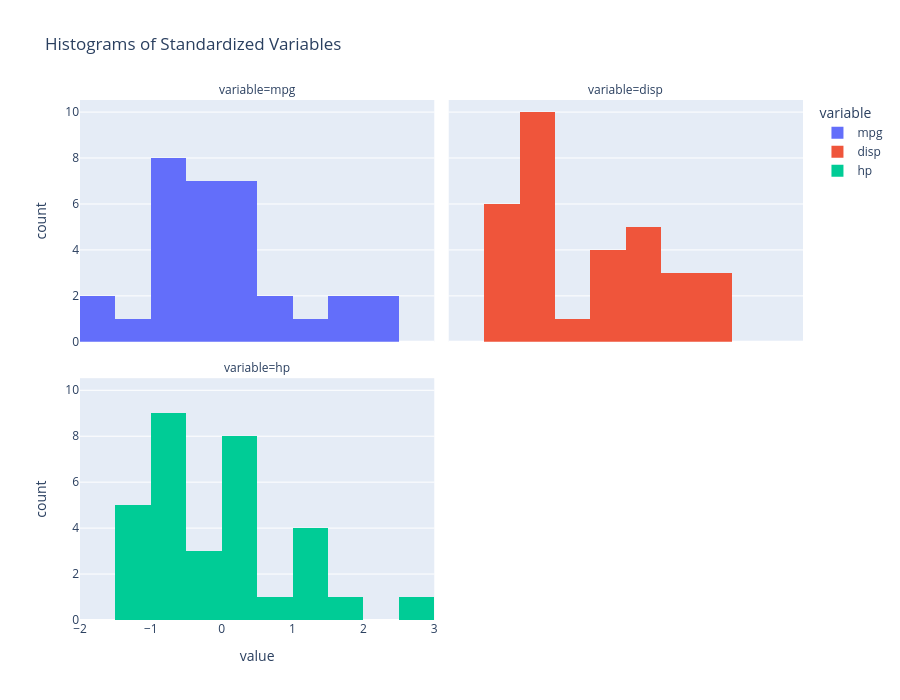

The code cell stored with this chart in its notebook:
### Code cell
fig = px.histogram(
    cars_select,
    x=['mpg', 'disp', 'hp'],
    facet_col='variable',
    facet_col_wrap=2,
    nbins=10,
    title="Histograms of Standardized Variables"
)

fig.update_layout(
    height=700,
    width=900
)

fig.show()

### Figure 1 — Plotly figure (JSON) as saved in the notebook; plotly's stock layout.template omitted (floating-point values rounded to 4 significant figures)
{"data": [{"bingroup": "x", "hovertemplate": "variable=mpg<br>value=%{x}<br>count=%{y}<extra></extra>", "legendgroup": "mpg", "marker": {"color": "#636efa", "pattern": {"shape": ""}}, "name": "mpg", "nbinsx": 10, "orientation": "v", "showlegend": true, "type": "histogram", "x": [0.1533, 0.1533, 0.4567, 0.2207, -0.2344, -0.3356, -0.9762, 0.7265, 0.4567, -0.1501, -0.3861, -0.6222, -0.4704, -0.8244, -1.634, -1.634, -0.9087, 2.075, 1.738, 2.328, 0.2376, -0.7739, -0.8244, -1.145, -0.1501, 1.215, 0.9962, 1.738, -0.7233, -0.06585, -0.8582, 0.2207], "xaxis": "x3", "yaxis": "y3"}, {"bingroup": "x", "hovertemplate": "variable=disp<br>value=%{x}<br>count=%{y}<extra></extra>", "legendgroup": "disp", "marker": {"color": "#EF553B", "pattern": {"shape": ""}}, "name": "disp", "nbinsx": 10, "orientation": "v", "showlegend": true, "type": "histogram", "x": [-0.5798, -0.5798, -1.006, 0.2236, 1.06, -0.04691, 1.06, -0.6888, -0.7371, -0.5174, -0.5174, 0.3695, 0.3695, 0.3695, 1.978, 1.88, 1.716, -1.246, -1.271, -1.309, -0.9068, 0.7155, 0.6007, 0.9778, 1.388, -1.244, -0.9052, -1.112, 0.986, -0.7027, 0.5761, -0.8995], "xaxis": "x4", "yaxis": "y4"}, {"bingroup": "x", "hovertemplate": "variable=hp<br>value=%{x}<br>count=%{y}<extra></extra>", "legendgroup": "hp", "marker": {"color": "#00cc96", "pattern": {"shape": ""}}, "name": "hp", "nbinsx": 10, "orientation": "v", "showlegend": true, "type": "histogram", "x": [-0.5437, -0.5437, -0.7956, -0.5437, 0.4195, -0.6177, 1.457, -1.255, -0.7659, -0.351, -0.351, 0.4936, 0.4936, 0.4936, 0.8641, 1.012, 1.235, -1.196, -1.403, -1.21, -0.7363, 0.04909, 0.04909, 1.457, 0.4195, -1.196, -0.8252, -0.4992, 1.738, 0.4195, 2.791, -0.5585], "xaxis": "x", "yaxis": "y"}], "layout": {"annotations": [{"font": {}, "showarrow": false, "text": "variable=hp", "x": 0.245, "xanchor": "center", "xref": "paper", "y": 0.465, "yanchor": "bottom", "yref": "paper"}, {"font": {}, "showarrow": false, "text": "variable=mpg", "x": 0.245, "xanchor": "center", "xref": "paper", "y": 1.0, "yanchor": "bottom", "yref": "paper"}, {"font": {}, "showarrow": false, "text": "variable=disp", "x": 0.755, "xanchor": "center", "xref": "paper", "y": 1.0, "yanchor": "bottom", "yref": "paper"}], "barmode": "relative", "height": 700, "legend": {"title": {"text": "variable"}, "tracegroupgap": 0}, "title": {"text": "Histograms of Standardized Variables"}, "width": 900, "xaxis": {"anchor": "y", "domain": [0, 0.49], "title": {"text": "value"}}, "xaxis2": {"anchor": "y2", "domain": [0.51, 1], "matches": "x", "title": {"text": "value"}}, "xaxis3": {"anchor": "y3", "domain": [0, 0.49], "matches": "x", "showticklabels": false}, "xaxis4": {"anchor": "y4", "domain": [0.51, 1], "matches": "x", "showticklabels": false}, "yaxis": {"anchor": "x", "domain": [0, 0.465], "title": {"text": "count"}}, "yaxis2": {"anchor": "x2", "domain": [0, 0.465], "matches": "y", "showticklabels": false}, "yaxis3": {"anchor": "x3", "domain": [0.535, 1.0], "matches": "y", "title": {"text": "count"}}, "yaxis4": {"anchor": "x4", "domain": [0.535, 1.0], "matches": "y", "showticklabels": false}}}
